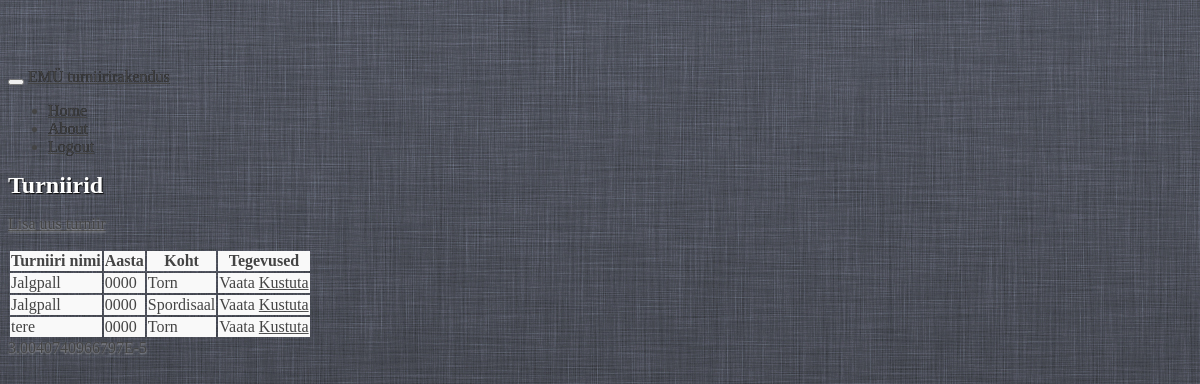
Before: /tournaments (signed in) with the older database file.
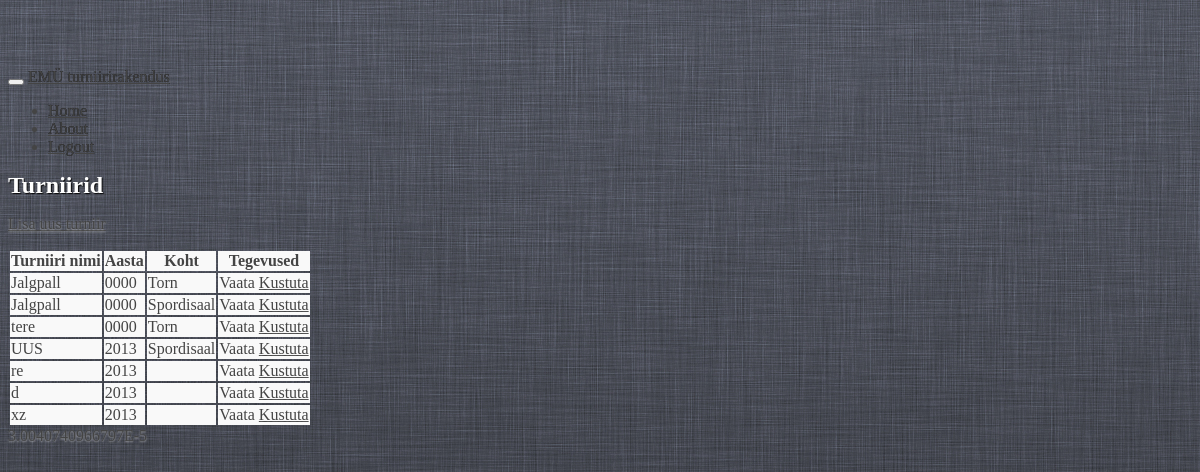
After: the same page with the newer database file.
### tables this page shows
CREATE TABLE IF NOT EXISTS `tournament` (
  `tournament_id` int(10) unsigned NOT NULL AUTO_INCREMENT,
  `tournament_name` varchar(100) NOT NULL,
  `tournament_year` int(11) NOT NULL,
  `tournament_place` varchar(100) NOT NULL,
  `place_id` int(11) unsigned NOT NULL,
  `deleted` tinyint(1) NOT NULL DEFAULT '0',
  `tournament_start` datetime NOT NULL,
  `tournament_end` datetime NOT NULL,
  `tournament_loser_bracket` tinyint(1) unsigned NOT NULL DEFAULT '0',
  `tournament_game_time` smallint(6) NOT NULL,
  `tournament_game_pause` smallint(6) NOT NULL,
  `tournament_field` smallint(6) NOT NULL,
  `tournament_group` smallint(6) NOT NULL,
  `tournament_win` smallint(6) NOT NULL,
  `tournament_type` tinyint(4) NOT NULL,
  `tournament_game_win` tinyint(4) NOT NULL,
  `tournament_game_tie` tinyint(4) NOT NULL,
  `tournament_game_loss` tinyint(4) NOT NULL,
  `tournament_participant` varchar(50) NOT NULL,
  `tournament_classification` varchar(50) NOT NULL,
  PRIMARY KEY (`tournament_id`),
  KEY `place_id` (`place_id`)
);

CREATE TABLE IF NOT EXISTS `place` (
  `place_id` int(10) unsigned NOT NULL AUTO_INCREMENT,
  `place_name` varchar(100) NOT NULL,
  `place_deleted` int(1) NOT NULL DEFAULT '0',
  PRIMARY KEY (`place_id`)
);

### modules/request.php (called while the page is built, shortened)
<?php
class request
{
	function __construct()
	{
		if (isset($_SERVER['PATH_INFO'])) {
			if ($path_info = explode('/', $_SERVER['PATH_INFO'])) {
				array_shift($path_info);
				$this->controller = isset($path_info[0]) ? array_shift($path_info) : DEFAULT_CONTROLLER;
			}
		}
	}
}
$_request = new request;

### controllers/tournaments.php (called while the page is built, shortened)
<?php
class tournaments
{
	function index()
	{
		$tournaments = get_all("SELECT * FROM tournament NATURAL JOIN place WHERE tournament.deleted=0");
		require 'views/master_view.php';
	}
}

### modules/database.php (called while the page is built, shortened)
<?php
function get_all($sql)
{
	$q = mysql_query($sql) or db_error_out($sql);
	while (($result[] = mysql_fetch_assoc($q)) || array_pop($result)) {
		;
	}
	return $result;
}

### views/tournaments_index_view.php (the view, shortened to what this page needs)
<h2 class="form-signin-heading">Turniirid</h2>
<p><a class="btn btn-large btn-primary" href="<?=BASE_URL?>tournaments/add">Lisa uus turniir</a></p>
<table id="tournaments-table" class="table table-bordered table-striped">
	<thead>
	<tr>
		<th>
			Turniiri nimi
		</th>
		<th>
			Aasta
		</th>
		<th>
			Koht
		</th>
		<th>
			Tegevused
		</th>
	</tr>
	</thead>
	<tbody>
	<? if (! empty ($tournaments)): foreach ($tournaments as $tournament): ?>
	<tr id="tournament<?=$tournament['tournament_id'] ?>">
		<td>
			<?=$tournament['tournament_name']?>
		</td>
		<td>
			<?=substr($tournament['tournament_start'], 0, 4)?>
		</td>
		<td>
			<?=$tournament['place_name']?>
		</td>
		<td>
			<?="Vaata"?>
			<a href="<?= BASE_URL ?>tournaments/remove/<?=$tournament['tournament_id']?>"
			   onclick="if (!confirm('Oled kindel?'))return false; remove_tournament_ajax
				   (<?=$tournament['tournament_id']?>); return false">Kustuta <i class="icon-trash"></i></a>
		</td>
	</tr>
		<? endforeach; endif ?>
	</tbody>
</table>

### index.php (shortened to what this page needs)
<?php
require 'modules/request.php';
require 'modules/database.php';
if (file_exists('controllers/'.$_request->controller.'.php')) {
	$controller = new $_request->controller;
	$controller->{$_request->action}();
} else {
	echo "The page '{$_request->controller}' does not exist";
}

### views/master_view.php (shortened to what this page needs)
<!DOCTYPE html>
<html lang="en">
<head>
	<link rel="stylesheet" href="http://code.jquery.com/ui/1.10.1/themes/base/jquery-ui.css"/>
	<link href="//netdna.bootstrapcdn.com/twitter-bootstrap/2.3.0/css/bootstrap-combined.min.css" rel="stylesheet">
</head>
<body>
<div class="navbar navbar-inverse navbar-fixed-top">
	<div class="navbar-inner">
		<div class="container">
			<button type="button" class="btn btn-navbar" data-toggle="collapse" data-target=".nav-collapse">
			</button>
			<a class="brand" href="<?= BASE_URL ?>tournaments">EMÜ turniirirakendus</a>
			<div class="nav-collapse collapse">
				<ul class="nav">
					<li class="active"><a href="<?= BASE_URL ?>tournaments">Home</a></li>
					<li><a href="#about">About</a></li>
					<li><a href="<?= BASE_URL ?>auth/logout">Logout</a></li>
				</ul>
			</div>
		</div>
	</div>
</div>
<div class=" container-fluid">
	<? require 'views/'.$_request->controller.'_'.$_request->action.'_view.php'?>
</div>
</body>
</html>

Changed rows visible on the page:
added tournament: tournament_name "UUS", tournament_start "2013", place.place_name "Spordisaal"
added tournament: tournament_name "re", tournament_start "2013"
added tournament: tournament_name "d", tournament_start "2013"
added tournament: tournament_name "xz", tournament_start "2013"
